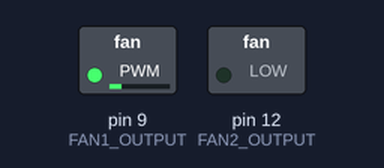
Bench run of a sketch on a simulated Arduino Uno, built with avr-gcc and run on an emulated ATmega328P. Parts: switched loads named in the sketch (green lamp = pin HIGH).

Above: at 0.05 s.
At 1.5 s:
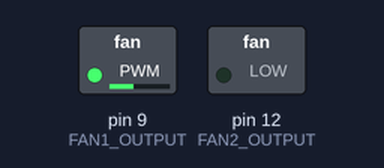
At 3.0 s:
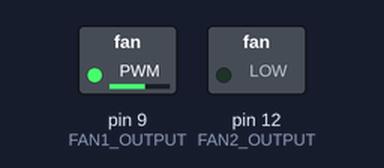
At 14.0 s:
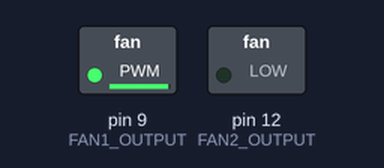
Timing chart, 0 to 18.2 s (numbered marks = the images above):
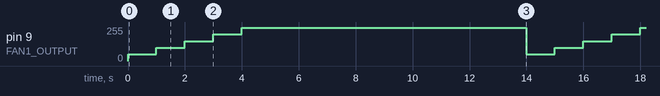

The sketch:

FanDevice.ino
```cpp
#define FAN1_INPUT 8
#define FAN1_OUTPUT 9

#define FAN2_INPUT 11
#define FAN2_OUTPUT 12

void setup() {
  // put your setup code here, to run once:
  pinMode(FAN1_INPUT, INPUT);
  pinMode(FAN1_OUTPUT, OUTPUT);
  pinMode(FAN2_INPUT, INPUT);
  pinMode(FAN2_OUTPUT, OUTPUT);
  Serial.begin(9600);
}

void loop() {
  // put your main code here, to run repeatedly:
  analogWrite(FAN1_OUTPUT, 50);
  analogWrite(FAN2_OUTPUT, 50);
  delay(1000);
  analogWrite(FAN1_OUTPUT, 100);
  analogWrite(FAN2_OUTPUT, 100);
  delay(1000);
  analogWrite(FAN1_OUTPUT, 150);
  delay(1000);
  analogWrite(FAN1_OUTPUT, 200);
  delay(1000);
  analogWrite(FAN1_OUTPUT, 250);
  delay(10000);
}
```

Measured:
- by itself, pin 9 (FAN1_OUTPUT): repeats every 14.0 s: 100/255 1.0 s, 150/255 1.0 s, 200/255 1.0 s, 250/255 10.0 s, 50/255 1.0 s
